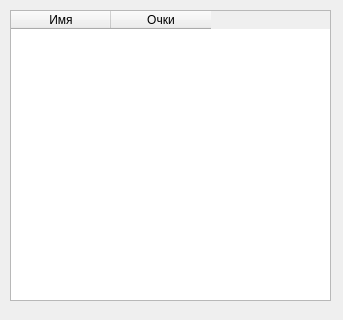
<?xml version="1.0" encoding="UTF-8"?>
<ui version="4.0">
 <class>LeaderBoard</class>
 <widget class="QDialog" name="LeaderBoard">
  <property name="geometry">
   <rect>
    <x>0</x>
    <y>0</y>
    <width>343</width>
    <height>320</height>
   </rect>
  </property>
  <property name="sizePolicy">
   <sizepolicy hsizetype="Fixed" vsizetype="Fixed">
    <horstretch>0</horstretch>
    <verstretch>0</verstretch>
   </sizepolicy>
  </property>
  <property name="windowTitle">
   <string>Таблица лидеров</string>
  </property>
  <property name="modal">
   <bool>true</bool>
  </property>
  <widget class="QTableWidget" name="tableWidget">
   <property name="geometry">
    <rect>
     <x>10</x>
     <y>10</y>
     <width>321</width>
     <height>291</height>
    </rect>
   </property>
   <property name="editTriggers">
    <set>QAbstractItemView::NoEditTriggers</set>
   </property>
   <column>
    <property name="text">
     <string>Имя</string>
    </property>
   </column>
   <column>
    <property name="text">
     <string>Очки</string>
    </property>
   </column>
  </widget>
 </widget>
 <resources/>
 <connections/>
</ui>
